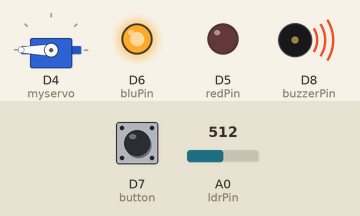
This sketch was run on a simulated ESP8266 (NodeMCU). Parts: servo, output pins drawn as LEDs (lit = HIGH), buzzer (waves = sounding). The inputs (shaded band) are chosen by the test bench; at power-on: D7 (button) HIGH, A0 (ldrPin) = 512.

Above: at 1.2 s.
1.3 s: D7 (button) pulled LOW for 0.7 s
At 2.0 s:
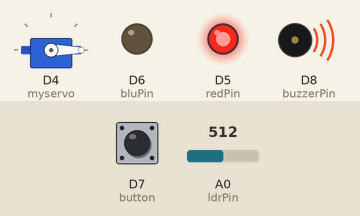
4.0 s: D7 (button) pulled LOW for 1 s
At 5.86 s:
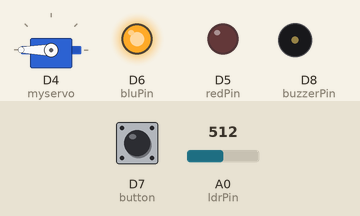
7.5 s: D7 (button) pulled LOW for 3.2 s
At 10.7 s:
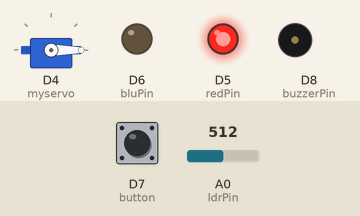
Timing chart, 0 to 14.3 s (numbered marks = the images above; inputs shaded):
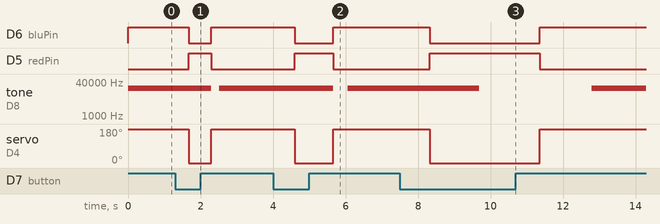

Measured:
- after the input at 1.3 s, D6 (bluPin): HIGH → LOW after 0.38 s, → HIGH 0.61 s later; D5 (redPin): LOW → HIGH after 0.38 s, → LOW 0.61 s later; tone on D8 (buzzerPin): 20471 Hz → silent after 0.99 s, → 20471 Hz 0.22 s later; servo on D4 (myservo): 180° → 0° after 0.38 s, → 180° 0.61 s later
- after the input at 4.0 s, D6 (bluPin): HIGH → LOW after 0.60 s, → HIGH 1.1 s later; D5 (redPin): LOW → HIGH after 0.60 s, → LOW 1.1 s later; tone on D8 (buzzerPin): 20471 Hz → silent after 1.7 s, → 20471 Hz 0.39 s later; servo on D4 (myservo): 180° → 0° after 0.60 s, → 180° 1.1 s later
- after the input at 7.5 s, D6 (bluPin): HIGH → LOW after 0.82 s, → HIGH 3.0 s later; D5 (redPin): LOW → HIGH after 0.82 s, → LOW 3.0 s later; tone on D8 (buzzerPin): 20471 Hz → silent after 2.2 s, → 20471 Hz 3.1 s later; servo on D4 (myservo): 180° → 0° after 0.82 s, → 180° 3.0 s later

The sketch:

ChainReaction.ino
```cpp
#include <Servo.h>
Servo myservo;

int redPin = D5;
int bluPin = D6;
int button = D7;
int val;
int buzzerPin = D8;
int ldrPin = A0;

int ldrRead;
int freq;
float multiplier;
int buttonState;
bool lastButtonState = HIGH;
unsigned long debounceTime;
unsigned long adelay;
unsigned long bdelay;
int bounceDelay = 50;

void setup() {
  myservo.attach(D4);
  pinMode(button,INPUT_PULLUP);
}

void loop() {
  checkButton();
  checkLdr();
  doLed();
  doServo();
  doSound();
}

void checkButton(){
    buttonState = digitalRead(button);

    if (buttonState == lastButtonState){
      debounceTime = millis();
    }

    if (millis() - bounceDelay > debounceTime){
      lastButtonState = buttonState;
    }
}

void checkLdr(){
  ldrRead = analogRead(A0);
}

void doLed(){
    if (lastButtonState == HIGH){
      analogWrite(bluPin,255);
      analogWrite(redPin,0);
    }
    else{
      analogWrite(redPin,255);
      analogWrite(bluPin,0);
    }
}

void doSound(){
  int frequency = map(ldrRead,0,50,1,2000);
  if (lastButtonState==HIGH){
    tone(buzzerPin,frequency);
  }
  else if (lastButtonState==LOW){
    noTone(buzzerPin);
  }
}

void doServo(){
  freq = adelay - bdelay;
  freq = abs(freq);
  if (lastButtonState == LOW) {
    val = 0;
    adelay= millis();
  }
  else if (lastButtonState == HIGH) {
    val = 180;
    bdelay = millis();
  }

  myservo.write(val);
  delay(freq/2);
}
```
